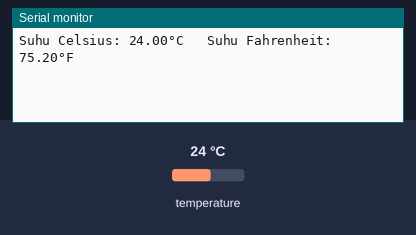
A sketch run on a simulated ESP8266 (NodeMCU). Parts: the last lines printed to the serial monitor. The test bench sets the inputs (shaded band); at power-on: temperature 24 °C.

Above: at 1.5 s.
1.6 s: temperature set to 12 °C
At 3.0 s:
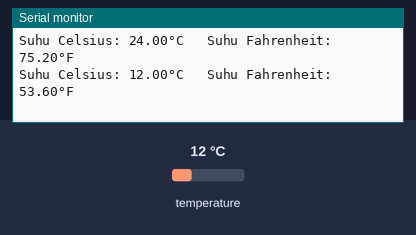
3.1 s: temperature set to 19 °C
At 5.5 s:
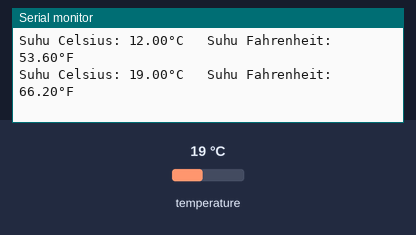
Timing chart, 0 to 7.0 s (numbered marks = the images above; inputs shaded):
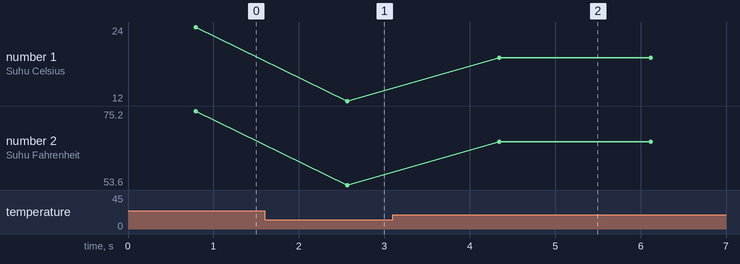

Measured:
- after the input at 1.6 s, the serial monitor: prints a new line after 0.97 s (image 1)
- after the input at 3.1 s, the serial monitor: prints a new line after 1.2 s (image 2)
- plotted number 1: 24 → 12 after the input at 1.6 s, 12 → 19 after the input at 3.1 s
- plotted number 2: 75.2 → 53.6 after the input at 1.6 s, 53.6 → 66.2 after the input at 3.1 s

The sketch:

dallastemperature.ino
```cpp
#include <OneWire.h>
#include <DallasTemperature.h>

// Pin data yang digunakan untuk menghubungkan sensor suhu
#define ONE_WIRE_BUS D2

OneWire oneWire(ONE_WIRE_BUS);
DallasTemperature sensors(&oneWire);

void setup() {
  Serial.begin(9600);
  sensors.begin();
}

void loop() {
  sensors.requestTemperatures();
  float temperatureC = sensors.getTempCByIndex(0);
  float temperatureF = sensors.getTempFByIndex(0);

  Serial.print("Suhu Celsius: ");
  Serial.print(temperatureC);
  Serial.print("°C");

  Serial.print("   Suhu Fahrenheit: ");
  Serial.print(temperatureF);
  Serial.println("°F");

  delay(1000); // Delay 1 detik antara pembacaan suhu
}
```
